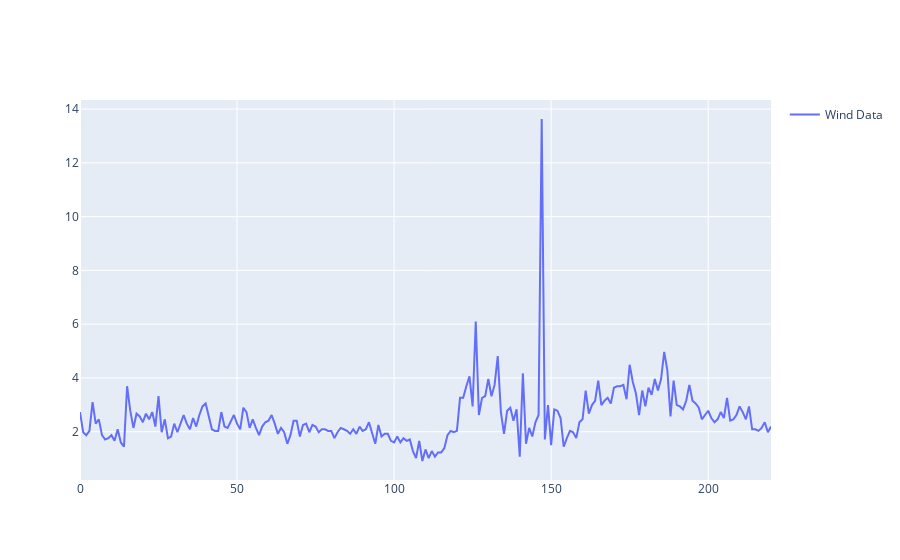

Notebook code cell kept with this figure:
### Code cell
import plotly.graph_objects as go
import plotly.figure_factory as ff

import numpy as np
import pandas as pd
import scipy

from scipy import signal


data = pd.read_csv('https://raw.githubusercontent.com/plotly/datasets/master/wind_speed_laurel_nebraska.csv')
df = data[0:10]

table = ff.create_table(df)
#py.iplot(table, filename='wind-data-sample')

trace1 = go.Scatter(
    x=list(range(len(list(data['10 Min Std Dev'])))),
    y=list(data['10 Min Std Dev']),
    mode='lines',
    name='Wind Data'
)

layout = go.Layout(
    showlegend=True
)

trace_data = [trace1]
fig = go.Figure(data=trace_data, layout=layout)
#py.iplot(fig, filename='wind-raw-data-plot')
fig.show()

### Figure 1 — Plotly figure (JSON) as saved in the notebook; plotly's stock layout.template omitted (floating-point values rounded to 4 significant figures; data arrays with more than 128 entries replaced by an {"elided": "..."} marker saying what was removed)
{"data": [{"mode": "lines", "name": "Wind Data", "type": "scatter", "x": {"elided": "221 int values"}, "y": {"elided": "221 float values"}}], "layout": {"showlegend": true}}
